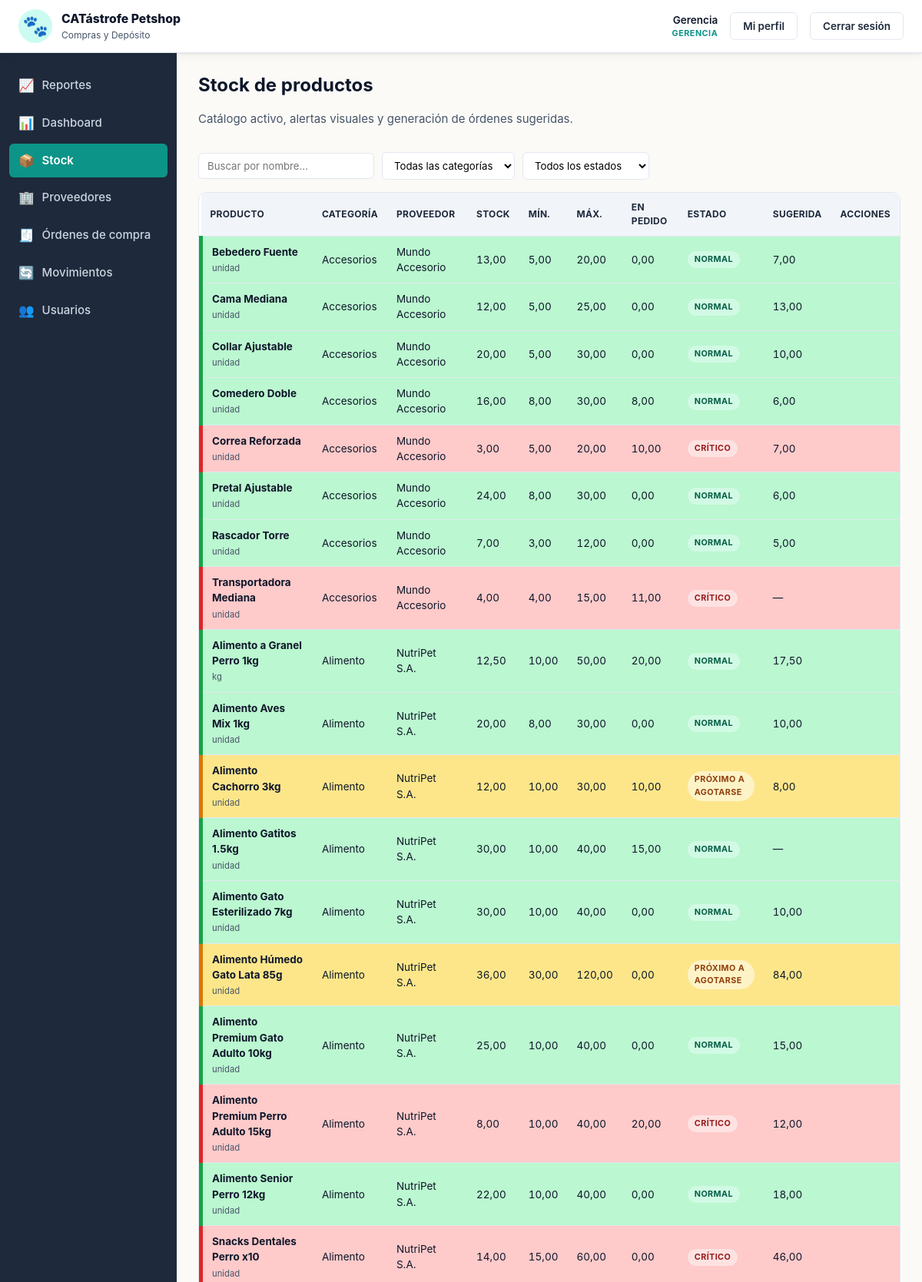
Page /views/stock.php (signed in, upper part) on the committed database.
### tables this page shows
CREATE TABLE productos (
    id              INT AUTO_INCREMENT PRIMARY KEY,
    categoria_id    INT NOT NULL,
    proveedor_id    INT NOT NULL,
    nombre          VARCHAR(120) NOT NULL,
    descripcion     TEXT,
    stock_actual    DECIMAL(10,2) NOT NULL DEFAULT 0,
    stock_minimo    DECIMAL(10,2) NOT NULL DEFAULT 0,
    stock_maximo    DECIMAL(10,2) NOT NULL DEFAULT 0,
    unidad_medida   VARCHAR(20) NOT NULL DEFAULT 'unidad',
    activo          TINYINT(1) NOT NULL DEFAULT 1,
    CONSTRAINT fk_prod_cat  FOREIGN KEY (categoria_id) REFERENCES categorias(id) ON DELETE RESTRICT,
    CONSTRAINT fk_prod_prov FOREIGN KEY (proveedor_id) REFERENCES proveedores(id) ON DELETE RESTRICT,
    CONSTRAINT chk_prod_stock_actual CHECK (stock_actual >= 0),
    CONSTRAINT chk_prod_stock_min    CHECK (stock_minimo >= 0),
    CONSTRAINT chk_prod_stock_max    CHECK (stock_maximo >= stock_minimo)
);

CREATE TABLE categorias (
    id                    INT AUTO_INCREMENT PRIMARY KEY,
    nombre                VARCHAR(80) NOT NULL UNIQUE,
    controla_vencimiento  TINYINT(1) NOT NULL DEFAULT 0
);

CREATE TABLE proveedores (
    id                  INT AUTO_INCREMENT PRIMARY KEY,
    nombre              VARCHAR(120) NOT NULL,
    contacto            VARCHAR(120),
    telefono            VARCHAR(40),
    email               VARCHAR(120),
    plazo_entrega_dias  INT NOT NULL DEFAULT 7,
    activo              TINYINT(1) NOT NULL DEFAULT 1,
    CONSTRAINT chk_prov_plazo CHECK (plazo_entrega_dias >= 0)
);

### includes/funciones.php (called while the page is built, shortened)
<?php
function e($v): string
{
    return htmlspecialchars((string)$v, ENT_QUOTES, 'UTF-8');
}
function estado_stock($actual, $minimo): string
{
    $actual = (float)$actual;
    $minimo = (float)$minimo;
    if ($actual <= $minimo) {
        return 'critico';
    }
    if ($actual <= $minimo * 1.2) {
        return 'proximo';
    }
    return 'normal';
}
function etiqueta_estado(string $estado): string
{
    return match ($estado) {
        'critico' => 'Crítico',
        'proximo' => 'Próximo a agotarse',
        default   => 'Normal',
    };
}
function cantidad_sugerida($stock_actual, $stock_maximo, $en_pedido): float
{
    $sug = (float)$stock_maximo - (float)$stock_actual - (float)$en_pedido;
    return $sug > 0 ? $sug : 0.0;
}

### views/stock.php (the view, shortened to what this page needs)
<?php
require_once __DIR__ . '/../config/db.php';
require_once __DIR__ . '/../includes/funciones.php';
$productos = $pdo->query(
    "SELECT p.*, c.nombre AS categoria, c.controla_vencimiento,
            pr.nombre AS proveedor,
            COALESCE((SELECT SUM(d.cantidad_pedida)
                      FROM ordenes_detalle d
                      JOIN ordenes_compra o ON o.id = d.orden_id
                      WHERE d.producto_id = p.id AND o.estado = 'pendiente'), 0) AS en_pedido
     FROM productos p
     JOIN categorias  c  ON c.id = p.categoria_id
     JOIN proveedores pr ON pr.id = p.proveedor_id
     WHERE p.activo = 1
     ORDER BY c.nombre, p.nombre"
)->fetchAll();
require __DIR__ . '/../includes/header.php';
?>
<div class="flex-between mb-3">
    <div>
        <h1>Stock de productos</h1>
        <p class="muted">Catálogo activo, alertas visuales y generación de órdenes sugeridas.</p>
    </div>
</div>
<div data-filtros-container>
    <div class="filters">
        <input type="text" data-filtro="texto" placeholder="Buscar por nombre…">
        <select data-filtro="categoria">
            <option value="">Todas las categorías</option>
        </select>
        <select data-filtro="estado">
            <option value="">Todos los estados</option>
        </select>
    </div>
    <div class="table-wrap">
        <table class="table" data-filtro-tabla>
            <thead>
                <tr>
                    <th>Producto</th><th>Categoría</th><th>Proveedor</th>
                    <th class="num">Stock</th><th class="num">Mín.</th><th class="num">Máx.</th>
                    <th class="num">En pedido</th><th>Estado</th><th class="num">Sugerida</th>
                    <th>Acciones</th>
                </tr>
            </thead>
            <tbody>
            <?php foreach ($productos as $p):
                $estado = estado_stock($p['stock_actual'], $p['stock_minimo']);
                $sug = cantidad_sugerida($p['stock_actual'], $p['stock_maximo'], $p['en_pedido']);
            ?>
            <tr class="<?= e($estado) ?>"
                data-nombre="<?= e($p['nombre']) ?>"
                data-categoria="<?= e($p['categoria']) ?>"
                data-estado="<?= e($estado) ?>">
                <td><strong><?= e($p['nombre']) ?></strong><br>
                    <small class="muted"><?= e($p['unidad_medida']) ?></small></td>
                <td><?= e($p['categoria']) ?></td>
                <td><?= e($p['proveedor']) ?></td>
                <td class="num"><?= e(number_format((float)$p['stock_actual'], 2, ',', '.')) ?></td>
                <td class="num"><?= e(number_format((float)$p['stock_minimo'], 2, ',', '.')) ?></td>
                <td class="num"><?= e(number_format((float)$p['stock_maximo'], 2, ',', '.')) ?></td>
                <td class="num"><?= e(number_format((float)$p['en_pedido'], 2, ',', '.')) ?></td>
                <td><span class="badge badge-<?= e($estado) ?>"><?= e(etiqueta_estado($estado)) ?></span></td>
                <td class="num"><?= $sug > 0 ? e(number_format($sug, 2, ',', '.')) : '—' ?></td>
                <td>
                </td>
            </tr>
            <?php endforeach; ?>
            </tbody>
        </table>
    </div>
</div>
<?php
require __DIR__ . '/../includes/footer.php';

### assets/css/style.css (style rules this page uses)
:root { --blanco-calido: #fbfaf7; --gris-suave: #f1f5f9; --gris-borde: #e2e8f0; --gris-texto: #475569; --turquesa-900: #0f766e; --turquesa-700: #0d9488; --turquesa-500: #14b8a6; --turquesa-100: #ccfbf1; --verde-700: #059669; --verde-500: #10b981; --verde-100: #d1fae5; --magenta-700: #a21caf; --magenta-500: #d946ef; --magenta-100: #fae8ff; --azul-900: #0f172a; --azul-800: #1e293b; --azul-700: #334155; --ambar-100: #fef3c7; --ambar-500: #f59e0b; --rojo-100: #fee2e2; --rojo-500: #ef4444; --radio: 10px; --radio-sm: 6px; --sombra: 0 1px 3px rgba(15,23,42,.08), 0 4px 12px rgba(15,23,42,.04); --sombra-lg: 0 8px 30px rgba(15,23,42,.12); --fuente: -apple-system, BlinkMacSystemFont, "Segoe UI", Roboto, "Helvetica Neue", Arial, sans-serif; }
* { box-sizing: border-box; }
html, body { margin: 0; padding: 0; font-family: var(--fuente); background: var(--blanco-calido); color: var(--azul-900); font-size: 15px; line-height: 1.5; }
h1, h2, h3 { margin: 0 0 .5em; color: var(--azul-900); font-weight: 700; }
h1 { font-size: 1.6rem; }
.table-wrap { overflow-x: auto; border-radius: var(--radio); border: 1px solid var(--gris-borde); background: #fff; }
table.table { width: 100%; border-collapse: collapse; font-size: .9rem; }
table.table th, table.table td { padding: 10px 12px; text-align: left; border-bottom: 1px solid var(--gris-borde); vertical-align: middle; }
table.table th { background: var(--gris-suave); font-weight: 700; color: var(--azul-800); font-size: .8rem; text-transform: uppercase; letter-spacing: .3px; }
table.table tr.critico > td { background-color: #fecaca; }
table.table tr.critico > td:first-child { border-left: 5px solid #dc2626; }
table.table tr.proximo > td { background-color: #fde68a; }
table.table tr.proximo > td:first-child { border-left: 5px solid #d97706; }
table.table tr.normal > td { background-color: #bbf7d0; }
table.table tr.normal > td:first-child { border-left: 5px solid #16a34a; }
.num { text-align: right; font-variant-numeric: tabular-nums; }
.badge { display: inline-block; padding: 3px 9px; border-radius: 999px; font-size: .72rem; font-weight: 700; text-transform: uppercase; letter-spacing: .4px; }
.badge-critico { background: var(--rojo-100); color: #991b1b; }
.badge-proximo { background: var(--ambar-100); color: #92400e; }
.badge-normal { background: var(--verde-100); color: #065f46; }
.filters { display: flex; flex-wrap: wrap; gap: 10px; margin-bottom: 16px; align-items: center; }
.filters input[type="text"], .filters input[type="date"], .filters select { padding: 8px 11px; border: 1px solid var(--gris-borde); border-radius: var(--radio-sm); font-family: inherit; font-size: .88rem; background: #fff; }
.filters input[type="text"] { min-width: 220px; }
.muted { color: var(--gris-texto); }
.mb-3 { margin-bottom: 16px; }
.flex-between { display: flex; justify-content: space-between; align-items: center; gap: 12px; flex-wrap: wrap; }

### rows in the picture
productos: nombre "Bebedero Fuente", unidad_medida "unidad", categoria.nombre "Accesorios", proveedor.nombre "Mundo Accesorio", stock_actual "13,00", stock_minimo "5,00", stock_maximo "20,00", en_pedido "0,00", etiqueta_estado($estado) "NORMAL", sug "7,00"
productos: nombre "Cama Mediana", unidad_medida "unidad", categoria.nombre "Accesorios", proveedor.nombre "Mundo Accesorio", stock_actual "12,00", stock_minimo "5,00", stock_maximo "25,00", en_pedido "0,00", etiqueta_estado($estado) "NORMAL", sug "13,00"
productos: nombre "Collar Ajustable", unidad_medida "unidad", categoria.nombre "Accesorios", proveedor.nombre "Mundo Accesorio", stock_actual "20,00", stock_minimo "5,00", stock_maximo "30,00", en_pedido "0,00", etiqueta_estado($estado) "NORMAL", sug "10,00"
productos: nombre "Comedero Doble", unidad_medida "unidad", categoria.nombre "Accesorios", proveedor.nombre "Mundo Accesorio", stock_actual "16,00", stock_minimo "8,00", stock_maximo "30,00", en_pedido "8,00", etiqueta_estado($estado) "NORMAL", sug "6,00"
productos: nombre "Correa Reforzada", unidad_medida "unidad", categoria.nombre "Accesorios", proveedor.nombre "Mundo Accesorio", stock_actual "3,00", stock_minimo "5,00", stock_maximo "20,00", en_pedido "10,00", etiqueta_estado($estado) "CRÍTICO", sug "7,00"
productos: nombre "Pretal Ajustable", unidad_medida "unidad", categoria.nombre "Accesorios", proveedor.nombre "Mundo Accesorio", stock_actual "24,00", stock_minimo "8,00", stock_maximo "30,00", en_pedido "0,00", etiqueta_estado($estado) "NORMAL", sug "6,00"
productos: nombre "Rascador Torre", unidad_medida "unidad", categoria.nombre "Accesorios", proveedor.nombre "Mundo Accesorio", stock_actual "7,00", stock_minimo "3,00", stock_maximo "12,00", en_pedido "0,00", etiqueta_estado($estado) "NORMAL", sug "5,00"
productos: nombre "Transportadora Mediana", unidad_medida "unidad", categoria.nombre "Accesorios", proveedor.nombre "Mundo Accesorio", stock_actual "4,00", stock_minimo "4,00", stock_maximo "15,00", en_pedido "11,00", etiqueta_estado($estado) "CRÍTICO"
productos: nombre "Alimento a Granel Perro 1kg", unidad_medida "kg", categoria.nombre "Alimento", proveedor.nombre "NutriPet S.A.", stock_actual "12,50", stock_minimo "10,00", stock_maximo "50,00", en_pedido "20,00", etiqueta_estado($estado) "NORMAL", sug "17,50"
productos: nombre "Alimento Aves Mix 1kg", unidad_medida "unidad", categoria.nombre "Alimento", proveedor.nombre "NutriPet S.A.", stock_actual "20,00", stock_minimo "8,00", stock_maximo "30,00", en_pedido "0,00", etiqueta_estado($estado) "NORMAL", sug "10,00"
productos: nombre "Alimento Cachorro 3kg", unidad_medida "unidad", categoria.nombre "Alimento", proveedor.nombre "NutriPet S.A.", stock_actual "12,00", stock_minimo "10,00", stock_maximo "30,00", en_pedido "10,00", etiqueta_estado($estado) "PRÓXIMO A AGOTARSE", sug "8,00"
productos: nombre "Alimento Gatitos 1.5kg", unidad_medida "unidad", categoria.nombre "Alimento", proveedor.nombre "NutriPet S.A.", stock_actual "30,00", stock_minimo "10,00", stock_maximo "40,00", en_pedido "15,00", etiqueta_estado($estado) "NORMAL"
productos: nombre "Alimento Gato Esterilizado 7kg", unidad_medida "unidad", categoria.nombre "Alimento", proveedor.nombre "NutriPet S.A.", stock_actual "30,00", stock_minimo "10,00", stock_maximo "40,00", en_pedido "0,00", etiqueta_estado($estado) "NORMAL", sug "10,00"
productos: nombre "Alimento Húmedo Gato Lata 85g", unidad_medida "unidad", categoria.nombre "Alimento", proveedor.nombre "NutriPet S.A.", stock_actual "36,00", stock_minimo "30,00", stock_maximo "120,00", en_pedido "0,00", etiqueta_estado($estado) "PRÓXIMO A AGOTARSE", sug "84,00"
productos: nombre "Alimento Premium Gato Adulto 10kg", unidad_medida "unidad", categoria.nombre "Alimento", proveedor.nombre "NutriPet S.A.", stock_actual "25,00", stock_minimo "10,00", stock_maximo "40,00", en_pedido "0,00", etiqueta_estado($estado) "NORMAL", sug "15,00"
productos: nombre "Alimento Premium Perro Adulto 15kg", unidad_medida "unidad", categoria.nombre "Alimento", proveedor.nombre "NutriPet S.A.", stock_actual "8,00", stock_minimo "10,00", stock_maximo "40,00", en_pedido "20,00", etiqueta_estado($estado) "CRÍTICO", sug "12,00"
productos: nombre "Alimento Senior Perro 12kg", unidad_medida "unidad", categoria.nombre "Alimento", proveedor.nombre "NutriPet S.A.", stock_actual "22,00", stock_minimo "10,00", stock_maximo "40,00", en_pedido "0,00", etiqueta_estado($estado) "NORMAL", sug "18,00"
productos: nombre "Snacks Dentales Perro x10", unidad_medida "unidad", categoria.nombre "Alimento", proveedor.nombre "NutriPet S.A.", stock_actual "14,00", stock_minimo "15,00", stock_maximo "60,00", en_pedido "0,00", etiqueta_estado($estado) "CRÍTICO", sug "46,00"

### other values in the picture
$_SESSION['nombre'] "Gerencia"
$_SESSION['rol'] "GERENCIA"
$item['icon'] "📈"
$item['label'] "Reportes"
$item['icon'] "📊"
$item['label'] "Dashboard"
$item['icon'] "📦"
$item['label'] "Stock"
$item['icon'] "🏢"
$item['label'] "Proveedores"
$item['icon'] "🧾"
$item['label'] "Órdenes de compra"
$item['icon'] "🔄"
$item['label'] "Movimientos"
$item['icon'] "👥"
